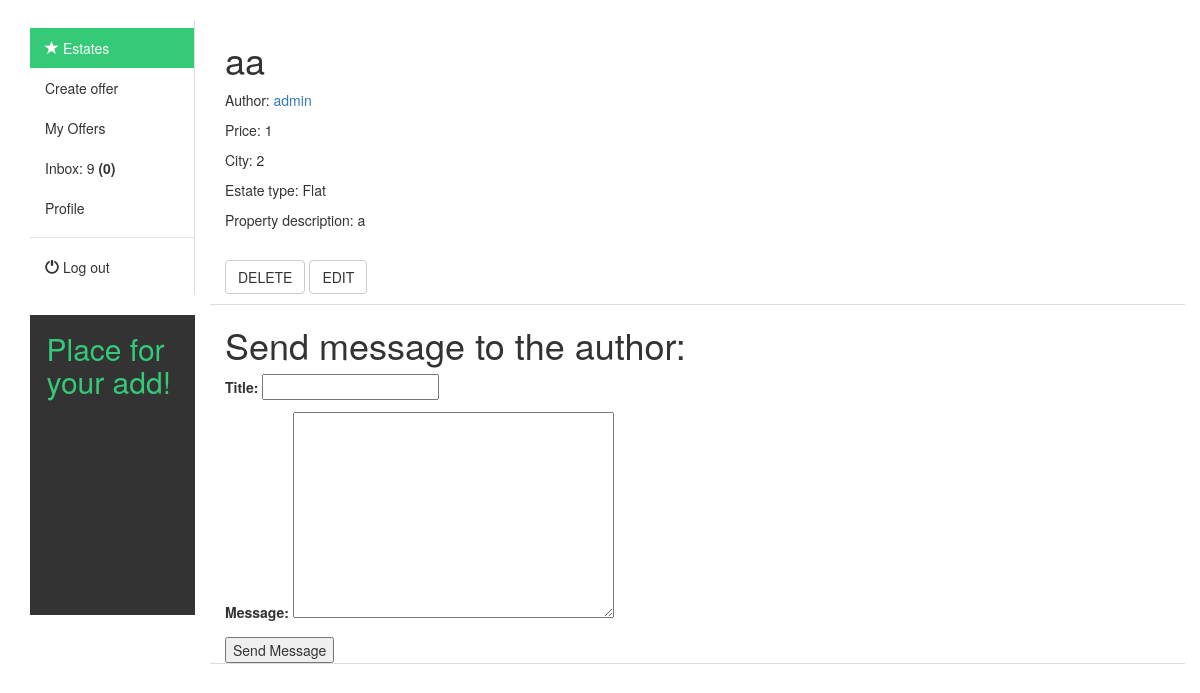
Before: /offers/96/ (signed in) with the older database file.
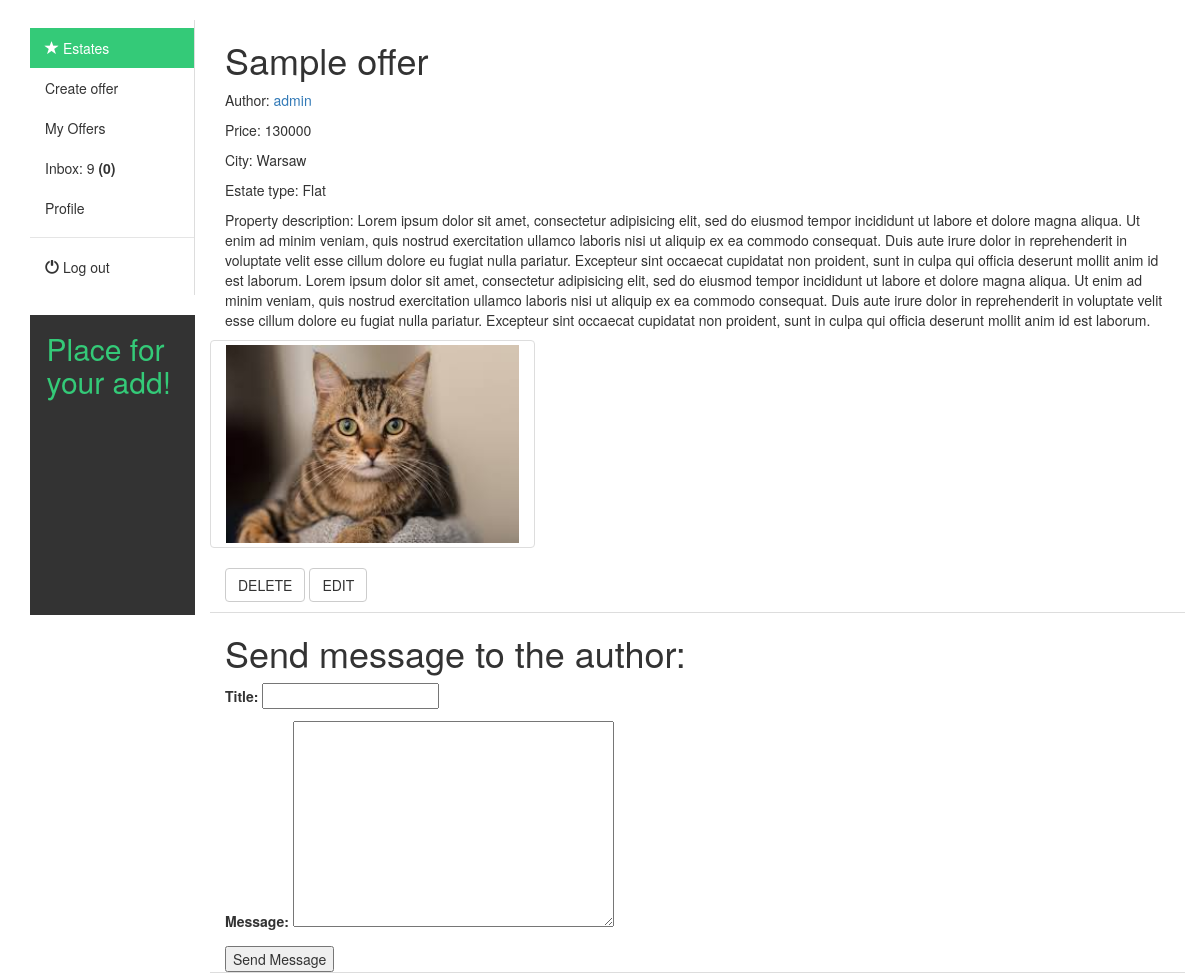
After: the same page with the newer database file.
### estate_app/models.py (models this page shows, shortened)
class PropertyModel(models.Model):
    author      = models.ForeignKey(User, on_delete=models.CASCADE,
            related_name = 'estates')
    title       = models.CharField(max_length = 128)
    text        = models.TextField(max_length = 10000)
    price       = models.PositiveIntegerField(
            validators=[MaxValueValidator(1000000000)]) #MAX VALUE
    city        = models.CharField(max_length = 64)
    types       = Choices('Flat', 'House', 'Plot')
    estate_type = models.CharField(choices=types, default=types.Flat, max_length=8)

class ImagesModel(models.Model):
    property = models.ForeignKey(PropertyModel, related_name = 'images', on_delete=models.CASCADE)
    image = models.ImageField( verbose_name = 'Image') #upload_to = get_filename,

### estate_app/views.py (the view, shortened to what this page needs)
# urls.py: path('offers/<int:pk>/', views.MessageSendView.as_view(), name='property_detail_view'),
class MessageSendView(LoginRequiredMixin, CreateView):
    form_class = forms.MessagesForm
    template_name = 'estate_app/propertymodel_detail.html'
    def get_context_data(self, **kwargs):
        context = super().get_context_data(**kwargs)
        context['propertymodel'] = models.PropertyModel.objects.get(id = self.kwargs['pk'])
        context['form'] = self.get_form(forms.MessagesForm)
        return context

### estate_app/forms.py
class MessagesForm(forms.ModelForm):
    class Meta():
        model = models.UserMessages
        fields = ['title', 'message']

### common_tags/templatetags/my_tags.py (called while the page is built)
@register.simple_tag
def total_messages(user_id):
    total_messages = estate_models.UserMessages.objects.filter(
        msg_receiver = user_id).count()
    return total_messages

@register.simple_tag
def unread_messages(user_id):
    unread = estate_models.UserMessages.objects.filter(
        msg_receiver = user_id, is_read = False).count()
    return unread

### estate_app/templates/estate_app/propertymodel_detail.html (shortened to what this page needs)
{% extends "base.html" %}
{% load bootstrap3 %}
{% block content %}
<div class="col-sm-10 blogShort">
  <h1>{{propertymodel.title}} </h1>
  <p>Author: <a href="{% url 'estate_app:user_offers_view' propertymodel.author %}">{{propertymodel.author}}</a> </p>
  <p>Price: {{propertymodel.price}} </p>
  <p>City: {{propertymodel.city}} </p>
  <p>Estate type: {{propertymodel.estate_type}} </p>
  <p>Property description: {{propertymodel.text}} </p>
  <div class="row gallery">
    {% for image in propertymodel.images.all %}
      <a href="{{image.image.url}}"><img src="{{image.image.url}}" alt="Image Not Found" class="img-thumbnail col-sm-4"></a>
    {% endfor %}
  </div>
  <br>
  {% if propertymodel.author == user %}
    <p> <a class="btn btn-default" href="{% url 'estate_app:delete_property' pk=propertymodel.id %}">DELETE</a>
     <a class="btn btn-default" href="{% url 'estate_app:edit_property' pk=propertymodel.id %}">EDIT</a></p>
  {% endif %}
</div>
<div class="col-sm-10 blogShort pull-right">
  <h1>Send message to the author:</h1>
  <form method="post">
    {{form.as_p}}
    <input type="submit" name="" value="Send Message">
  </form>
</div>
{% endblock %}

Changed rows visible on the page:
changed PropertyModel "Flat": title "aa" → "Sample offer"; price "1" → "130000"; city "2" → "Warsaw"; text "a" → "Lorem ipsum dolor sit amet, consectetur adipisicing elit, sed do eiusmod tempor incididunt ut labore et dolore magna aliqua. Ut enim ad minim veniam, quis nostrud exercitation ullamco laboris nisi ut aliquip ex ea commodo consequat. Duis aute irure dolor in reprehenderit in voluptate velit esse cillum dolore eu fugiat nulla pariatur. Excepteur sint occaecat cupidatat non proident, sunt in culpa qui officia deserunt mollit anim id est laborum. Lorem ipsum dolor sit amet, consectetur adipisicing elit, sed do eiusmod tempor incididunt ut labore et dolore magna aliqua. Ut enim ad minim veniam, quis nostrud exercitation ullamco laboris nisi ut aliquip ex ea commodo consequat. Duis aute irure…"
added ImagesModel: image (picture)
